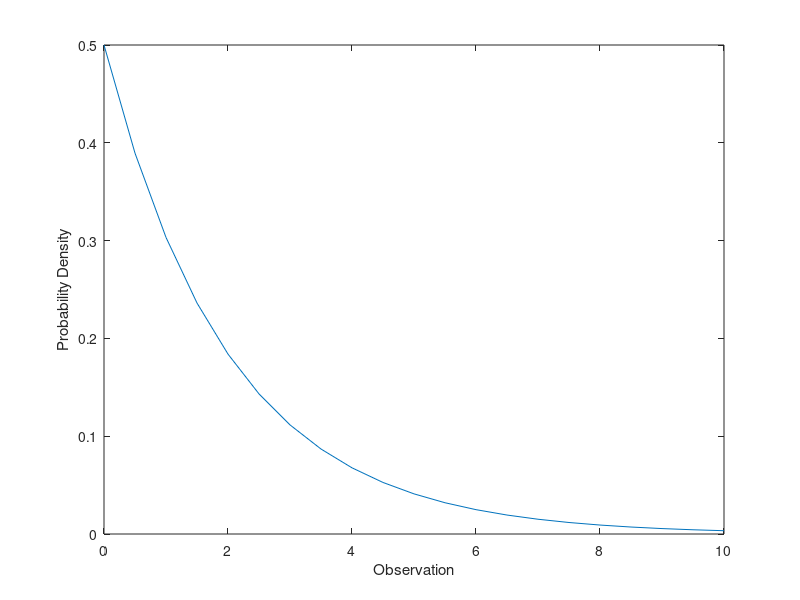

Write the MATLAB code that produced this figure.
x = 0:0.5:10;
y = exppdf(x,2);

%general exponential function with the mean at 2

plot(x,y)
xlabel('Observation')
ylabel('Probability Density')

%this mean can be observed on the plot 